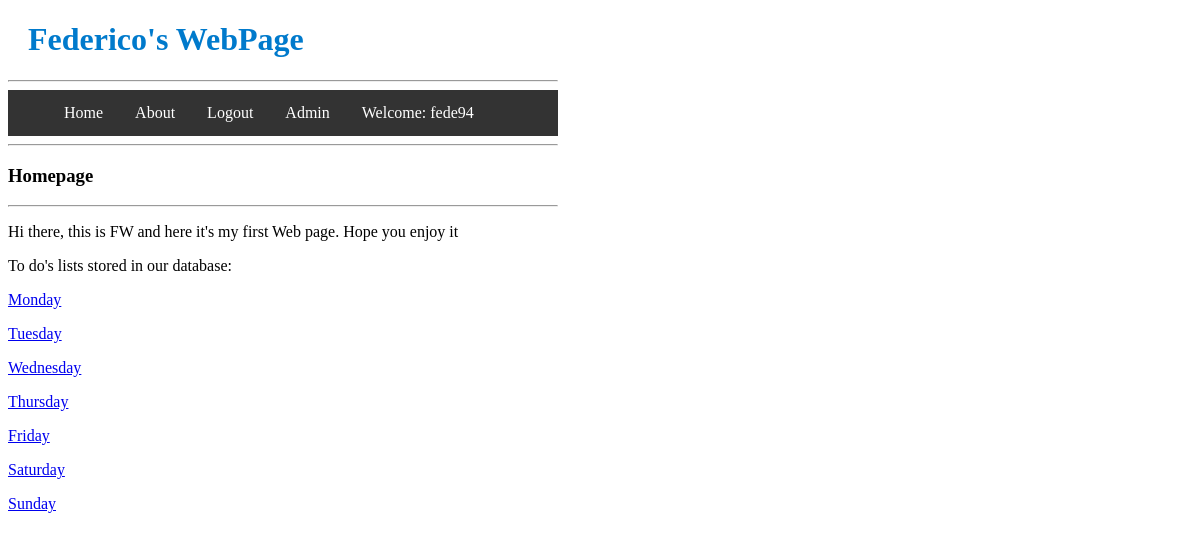
Page / (signed in) on the committed database.
### main/models.py (models this page shows)
class TodoList(models.Model):
	name = models.CharField(max_length=200) #name of the list
	creation_date = models.DateTimeField('date created', default=datetime.datetime.now())
	def __str__(self): #instead of printing the wraped object...
		return self.name

### main/views.py (the view)
# urls.py: 2. Add a URL to urlpatterns:  path('', views.home, name='home')
def home(response):
	list_array = TodoList.objects.all() #Data Base querry
	args = {"list_array":list_array, "user":response.user}
	return render(response, "main/home.html", args)

### main/templates/main/home.html (shortened to what this page needs)
{% extends 'main/base.html' %}
    {% block header %}
    <h3>Homepage</h3>
    {% endblock %}
    {% block body %}
    <p>Hi there, this is FW and here it's my first Web page. Hope you enjoy it</p>
    <p>To do's lists stored in our database:</p>
    {% for item in list_array %}
    <a href="http://127.0.0.1:8000/list/{{item.id}}">{{item}}</a>
    {% endfor %}
    {% endblock %}

### main/templates/main/navbar.html (shortened to what this page needs)
<!DOCTYPE html>
<html>
{% load static %}
<link rel="stylesheet" type="text/css" href="{% static 'main/style.css' %}">
<body>
<ul class="navbar">
  {% if user.is_authenticated %}
  <navtag><a href="{% url 'main:home' %}">Home</a></navtag>
  <navtag><li><a href="{% url 'main:about' %}">About</a></li></navtag>
  <navtag><li><a href="{% url 'logout' %}">Logout</a></li></navtag>
  <navtag><li><a href="{% url 'admin:index' %}">Admin</a></li></navtag>
  <navtag><li><a>Welcome: {{user}}</a></li></navtag>
  {% endif %}
</ul>
</body>
</html>

### main/static/main/style.css (style rules this page uses)
li a { color: green; }
body { width: 550px; background: white url("images/background.gif") no-repeat; background-size:550px 200px; }
.navbar { list-style-type: none; margin: 0; padding: 5; overflow: hidden; background-color: #333; }
navtag { float: left; }
navtag a { display: block; color: white; text-align: center; padding: 14px 16px; text-decoration: none; }

### rows in the picture
TodoList: name "Monday"
TodoList: name "Tuesday"
TodoList: name "Wednesday"
TodoList: name "Thursday"
TodoList: name "Friday"
TodoList: name "Saturday"
TodoList: name "Sunday"

### other values in the picture
{{ user }} "fede94"
